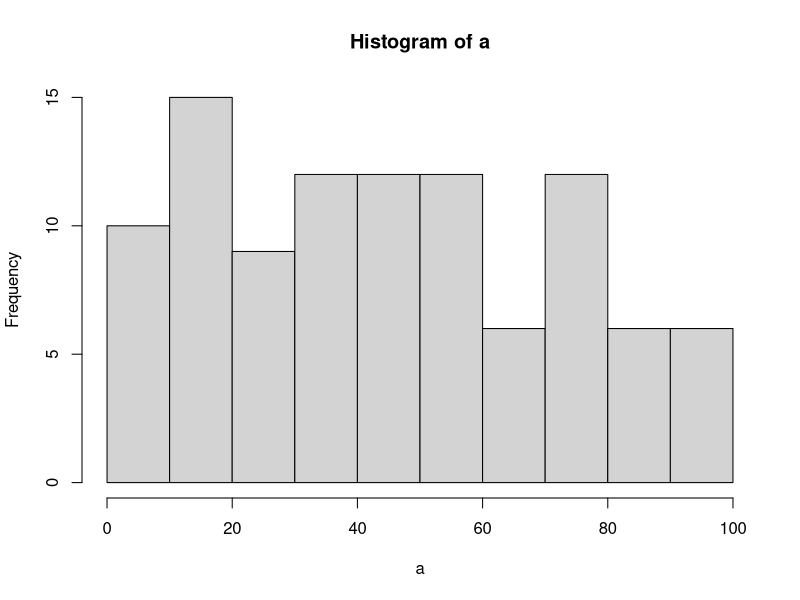

Recreate this plot in R. (Note: this script raises an error after producing the figure.)
## ---- chunk 1
1+1 
3-2
4*6
5/7
## ---- chunk 2
Numbers_List <-seq(1:100)

for (i in 1:length(Numbers_List)){
  print(Numbers_List[[i]])
}

## ---- chunk 3
Numbers_List <-seq(1:100)

for (i in 1:length(Numbers_List)){
  print(Numbers_List[[i]])
}
sum(Numbers_List)
## ---- chunk 4
Odd_numbers <-seq(1, 99, 2)
 print(Odd_numbers)

## ---- chunk 5
Prime_Numbers <-(1:500)*2
print(Prime_Numbers)
## ---- chunk 6
rnorm(100) 
## ---- chunk 7
rnorm(100, mean = 6, sd = 6)

## ---- chunk 8
x_mean <-c(1,3,9,-22,22,6,7,10,15,4,25)
my_fun <-function(x_mean){ sum(x_mean)/length(x_mean)} 
print(my_fun(x_mean))
## ---- chunk 9
Y<-c(1,3,9,-22,22,6,7,10,15,4,25,22,56,7,22,22)
table(Y)
C=table(Y)

names(which.max(C))


## ---- chunk 10
Count1 <-c(1,3,9,-22,22,6,7,10,15,4,25)

length(Count1)

## ---- chunk 11
letter<-c("jtymhrtyoilnk")
strsplit(letter, split = "")

length(letter)

## ---- chunk 12
strV<-"How can we understand R if we don't read"
sapply(strsplit(strV," "),length)

## ---- chunk 13
Str1<-"bbbjshjfsiiiisihfksbjsuuuus"
(strsplit(Str1,""))

table(Str1)


## ---- chunk 14
Word<-"Learning"
sentence<-" Learning R is hard "

grepl(Word,sentence)

## ---- chunk 15
print(as.numeric(Sys.time())*1000, digits=15)
## ---- chunk 16

## ---- chunk 17

## ---- chunk 18

## ---- chunk 19
for (a in 1:100) {
 if (a %% 3 == 0) {print("Fizz")}
 else if (a %% 5 == 0) {print("Buzz")}
 else print(a)
}

## ---- chunk 20
a<-"some text that has some letters"



## ---- chunk 21
a<-runif(100,0,100)
hist(a)
## ---- chunk 22
X<-c(1,2,3,4,5,6,7,8,9,10)
x*2
for(i in 1:10) {
print(paste(X,'x', i, '=', X*i))
}

## ---- chunk 23
old <- c("A B C D E F G H I J K L M N O P Q R S T U V W X Y Z ", "a b c d e f g h i j k l m n  o p q r s t u v w x y z", 0:9)

new <- sample(old)

old_string <- paste(old, collapse = "")
new_string <- paste(new, collapse = "")

encrypt <- function(message) {
  chartr(old_string, new_string, message)
}

decrypt <- function(message) {
  chartr(new_string, old_string, message)
}

## ---- chunk 24
sample(c(1,2,3,4,5,6),2)
total_sum<-0
number_of_rolls<-0
while(total_sum < 25){
  number_of_rolls <- number_of_rolls+1
  total_sum <-total_sum+sample(c(1,2,3,4,5,6),1)
}
number_of_rolls
